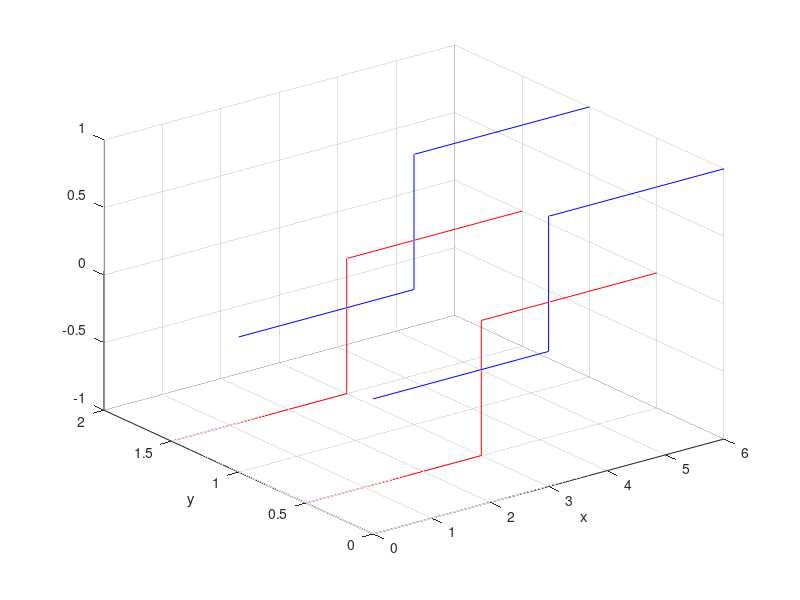

This figure's MATLAB source: (Note: this script raises an error after producing the figure.)
clc
clear all
close all
U=0:0.05:1;
V=U;
W=U;
d=numel(U);

P(:,1,1,:)=[0 0 0; 3 0 0; 3 0 1; 6 0 1];    P(:,2,1,:)=[0 1 0; 3 1 0; 3 1 1; 6 1 1];
P(:,1,2,:)=[0 0.5 -1; 3 0.5 -1; 3 0.5 0; 6 0.5 0];    P(:,2,2,:)=[0 1.5 -1; 3 1.5 -1; 3 1.5 0; 6 1.5 0];
n=numel(P(:,1,1,1))-1;      % lunghezza di x
m=numel(P(1,:,1,1))-1;      % lunghezza di y
l=numel(P(1,1,:,1))-1;      % lunghezza di z
figure
plot3(P(:,1,1,1),P(:,1,1,2),P(:,1,1,3),'b',P(:,2,1,1),P(:,2,1,2),P(:,2,1,3),'b',P(:,1,2,1),P(:,1,2,2),P(:,1,2,3),'r',P(:,2,2,1),P(:,2,2,2),P(:,2,2,3),'r');grid on;xlabel('x');ylabel('y')
figure
%%

for nv=1:d
for nw=1:d
    C=zeros(3,d);
    for i=0:n

        bj=0;
        for j=0:m        
            bk=0;
            for k=0:l
                p(1:3,1)=P(i+1,j+1,k+1,:);
                bk=bk+bern(k,l,W(nw))*p;
            end
            bj=bj+bk*bern(j,m,V(nv));
        end
        C=C+[bern(i,n,U);bern(i,n,U);bern(i,n,U)].*bj;    
        
    end
    plot3(C(1,:),C(2,:),C(3,:),'r');grid on;xlabel('x');ylabel('y');hold on

end


end

%%

for nu=1:d
for nw=1:d
    C=zeros(3,d);
    for j=0:m

        bj=0;
        for i=0:n        
            bk=0;
            for k=0:l
                p(1:3,1)=P(i+1,j+1,k+1,:);
                bk=bk+bern(k,l,W(nw))*p;
            end
            bj=bj+bk*bern(i,n,U(nu));
        end
        C=C+[bern(j,m,U);bern(j,m,U);bern(j,m,U)].*bj;    
        
    end
    plot3(C(1,:),C(2,:),C(3,:),'b');grid on;xlabel('x');ylabel('y');hold on

end


end
%%

for nu=1:d
for nv=1:d
    C=zeros(3,d);
    for k=0:l

        bj=0;
        for i=0:n        
            bk=0;
            for j=0:m
                p(1:3,1)=P(i+1,j+1,k+1,:);
                bk=bk+bern(j,m,V(nv))*p;
            end
            bj=bj+bk*bern(i,n,U(nu));
        end
        C=C+[bern(k,l,W);bern(k,l,W);bern(k,l,W)].*bj;    
        
    end
    plot3(C(1,:),C(2,:),C(3,:),'g');grid on;xlabel('x');ylabel('y');hold on

end


end
plot3(P(:,1,1,1),P(:,1,1,2),P(:,1,1,3),'b',P(:,2,1,1),P(:,2,1,2),P(:,2,1,3),'b',P(:,1,2,1),P(:,1,2,2),P(:,1,2,3),'r',P(:,2,2,1),P(:,2,2,2),P(:,2,2,3),'r');grid on;xlabel('x');ylabel('y')

